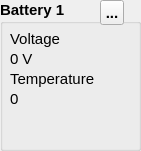
      <widget class="QGroupBox" name="groupBox_2">
       <property name="geometry">
        <rect>
         <x>150</x>
         <y>170</y>
         <width>141</width>
         <height>151</height>
        </rect>
       </property>
       <property name="font">
        <font>
         <pointsize>11</pointsize>
         <weight>75</weight>
         <bold>true</bold>
        </font>
       </property>
       <property name="title">
        <string>Battery 1</string>
       </property>
       <widget class="QLabel" name="label_10">
        <property name="geometry">
         <rect>
          <x>10</x>
          <y>30</y>
          <width>67</width>
          <height>17</height>
         </rect>
        </property>
        <property name="font">
         <font>
          <pointsize>11</pointsize>
          <weight>50</weight>
          <bold>false</bold>
         </font>
        </property>
        <property name="text">
         <string>Voltage </string>
        </property>
       </widget>
       <widget class="QLabel" name="label_12">
        <property name="geometry">
         <rect>
          <x>10</x>
          <y>70</y>
          <width>111</width>
          <height>17</height>
         </rect>
        </property>
        <property name="font">
         <font>
          <pointsize>11</pointsize>
          <weight>50</weight>
          <bold>false</bold>
         </font>
        </property>
        <property name="text">
         <string>Temperature </string>
        </property>
       </widget>
       <widget class="QLabel" name="voltage_1">
        <property name="geometry">
         <rect>
          <x>10</x>
          <y>50</y>
          <width>41</width>
          <height>17</height>
         </rect>
        </property>
        <property name="font">
         <font>
          <pointsize>11</pointsize>
          <weight>50</weight>
          <bold>false</bold>
         </font>
        </property>
        <property name="text">
         <string>0 V</string>
        </property>
       </widget>
       <widget class="QLabel" name="temp_1">
        <property name="geometry">
         <rect>
          <x>10</x>
          <y>90</y>
          <width>71</width>
          <height>17</height>
         </rect>
        </property>
        <property name="font">
         <font>
          <pointsize>11</pointsize>
          <weight>50</weight>
          <bold>false</bold>
         </font>
        </property>
        <property name="text">
         <string>0</string>
        </property>
       </widget>
       <widget class="QToolButton" name="toolButton">
        <property name="geometry">
         <rect>
          <x>100</x>
          <y>0</y>
          <width>24</width>
          <height>25</height>
         </rect>
        </property>
        <property name="text">
         <string>...</string>
        </property>
       </widget>
      </widget>
